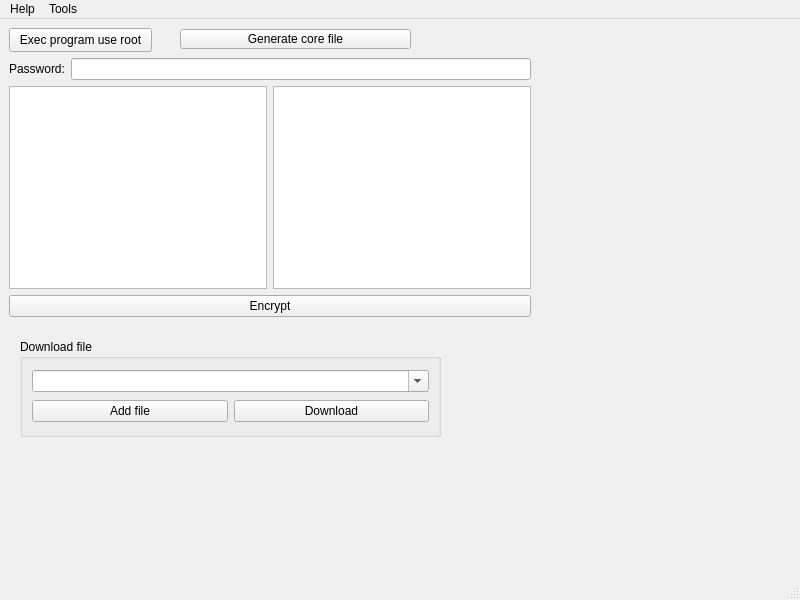
<?xml version="1.0" encoding="UTF-8"?>
<ui version="4.0">
 <class>MainWindow</class>
 <widget class="QMainWindow" name="MainWindow">
  <property name="geometry">
   <rect>
    <x>0</x>
    <y>0</y>
    <width>800</width>
    <height>600</height>
   </rect>
  </property>
  <property name="windowTitle">
   <string>MainWindow</string>
  </property>
  <widget class="QWidget" name="centralwidget">
   <widget class="QPushButton" name="pushButton">
    <property name="geometry">
     <rect>
      <x>9</x>
      <y>9</y>
      <width>143</width>
      <height>24</height>
     </rect>
    </property>
    <property name="text">
     <string>Exec program use root</string>
    </property>
   </widget>
   <widget class="QWidget" name="layoutWidget">
    <property name="geometry">
     <rect>
      <x>9</x>
      <y>39</y>
      <width>522</width>
      <height>259</height>
     </rect>
    </property>
    <layout class="QVBoxLayout" name="verticalLayout">
     <item>
      <layout class="QHBoxLayout" name="horizontalLayout_3">
       <item>
        <widget class="QLabel" name="label">
         <property name="text">
          <string>Password:</string>
         </property>
        </widget>
       </item>
       <item>
        <widget class="QLineEdit" name="lePassword"/>
       </item>
      </layout>
     </item>
     <item>
      <layout class="QHBoxLayout" name="horizontalLayout_2">
       <item>
        <widget class="QTextEdit" name="teInput"/>
       </item>
       <item>
        <widget class="QTextEdit" name="teOutput"/>
       </item>
      </layout>
     </item>
     <item>
      <layout class="QHBoxLayout" name="horizontalLayout">
       <item>
        <widget class="QPushButton" name="pbEncrypt">
         <property name="text">
          <string>Encrypt</string>
         </property>
        </widget>
       </item>
      </layout>
     </item>
    </layout>
   </widget>
   <widget class="QPushButton" name="pbGenerateCoreFile">
    <property name="geometry">
     <rect>
      <x>180</x>
      <y>10</y>
      <width>231</width>
      <height>20</height>
     </rect>
    </property>
    <property name="text">
     <string>Generate core file</string>
    </property>
   </widget>
   <widget class="QGroupBox" name="groupBox">
    <property name="geometry">
     <rect>
      <x>20</x>
      <y>320</y>
      <width>421</width>
      <height>98</height>
     </rect>
    </property>
    <property name="title">
     <string>Download file</string>
    </property>
    <layout class="QGridLayout" name="gridLayout">
     <item row="0" column="0">
      <widget class="QComboBox" name="cmbDownloadFiles">
       <property name="editable">
        <bool>true</bool>
       </property>
      </widget>
     </item>
     <item row="1" column="0">
      <layout class="QHBoxLayout" name="horizontalLayout_4">
       <item>
        <widget class="QPushButton" name="pbAddFile">
         <property name="text">
          <string>Add file</string>
         </property>
        </widget>
       </item>
       <item>
        <widget class="QPushButton" name="pbDownload">
         <property name="text">
          <string>Download</string>
         </property>
        </widget>
       </item>
      </layout>
     </item>
    </layout>
   </widget>
  </widget>
  <widget class="QMenuBar" name="menubar">
   <property name="geometry">
    <rect>
     <x>0</x>
     <y>0</y>
     <width>800</width>
     <height>27</height>
    </rect>
   </property>
   <widget class="QMenu" name="menuAbout">
    <property name="title">
     <string>Help</string>
    </property>
    <addaction name="actionAbout"/>
    <addaction name="actionUpdate"/>
   </widget>
   <widget class="QMenu" name="menuTools">
    <property name="title">
     <string>Tools</string>
    </property>
    <addaction name="actionStype"/>
   </widget>
   <addaction name="menuAbout"/>
   <addaction name="menuTools"/>
  </widget>
  <widget class="QStatusBar" name="statusbar"/>
  <action name="actionAbout">
   <property name="icon">
    <iconset theme="help-about">
     <normaloff>.</normaloff>.</iconset>
   </property>
   <property name="text">
    <string>About</string>
   </property>
  </action>
  <action name="actionUpdate">
   <property name="icon">
    <iconset theme="system-software-update">
     <normaloff>.</normaloff>.</iconset>
   </property>
   <property name="text">
    <string>Update</string>
   </property>
  </action>
  <action name="actionStype">
   <property name="icon">
    <iconset theme="style">
     <normaloff>.</normaloff>.</iconset>
   </property>
   <property name="text">
    <string>Stype</string>
   </property>
  </action>
 </widget>
 <resources/>
 <connections/>
</ui>
